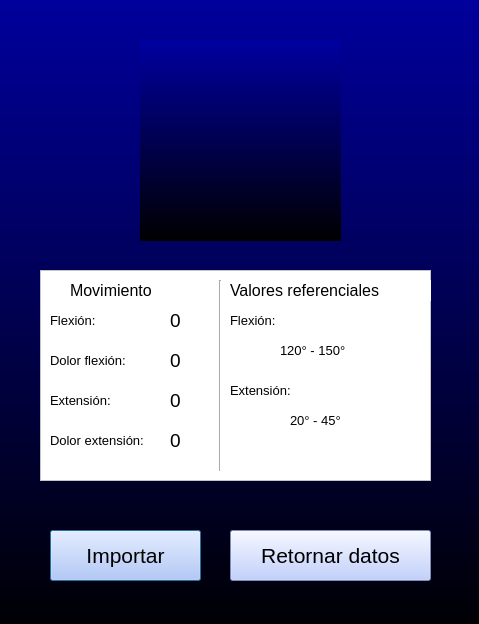
<?xml version="1.0" encoding="UTF-8"?>
<ui version="4.0">
 <class>Dialog</class>
 <widget class="QDialog" name="Dialog">
  <property name="geometry">
   <rect>
    <x>0</x>
    <y>0</y>
    <width>479</width>
    <height>624</height>
   </rect>
  </property>
  <property name="windowTitle">
   <string>Dialog</string>
  </property>
  <property name="styleSheet">
   <string notr="true">background-color: rgb(0, 0, 0);</string>
  </property>
  <widget class="QFrame" name="frame">
   <property name="geometry">
    <rect>
     <x>-30</x>
     <y>-20</y>
     <width>891</width>
     <height>661</height>
    </rect>
   </property>
   <property name="styleSheet">
    <string notr="true">background-color: qlineargradient(spread:repeat, x1:0, y1:0, x2:0, y2:1, stop:0 rgba(0, 0, 161, 255), stop:1 rgba(0, 0, 0, 255));</string>
   </property>
   <property name="frameShape">
    <enum>QFrame::StyledPanel</enum>
   </property>
   <property name="frameShadow">
    <enum>QFrame::Raised</enum>
   </property>
   <widget class="QLabel" name="label">
    <property name="geometry">
     <rect>
      <x>170</x>
      <y>60</y>
      <width>201</width>
      <height>201</height>
     </rect>
    </property>
    <property name="text">
     <string/>
    </property>
    <property name="pixmap">
     <pixmap>Estrella.png</pixmap>
    </property>
   </widget>
   <widget class="QPushButton" name="botonimp">
    <property name="geometry">
     <rect>
      <x>80</x>
      <y>550</y>
      <width>151</width>
      <height>51</height>
     </rect>
    </property>
    <property name="styleSheet">
     <string notr="true">background-color: rgb(176, 195, 255);font-size: 16pt</string>
    </property>
    <property name="text">
     <string>Importar</string>
    </property>
   </widget>
   <widget class="QPushButton" name="botonretorn">
    <property name="geometry">
     <rect>
      <x>260</x>
      <y>550</y>
      <width>201</width>
      <height>51</height>
     </rect>
    </property>
    <property name="styleSheet">
     <string notr="true">background-color: rgb(176, 195, 255);font-size: 16pt</string>
    </property>
    <property name="text">
     <string>Retornar datos</string>
    </property>
   </widget>
   <widget class="QFrame" name="frame_2">
    <property name="geometry">
     <rect>
      <x>70</x>
      <y>290</y>
      <width>391</width>
      <height>211</height>
     </rect>
    </property>
    <property name="styleSheet">
     <string notr="true">background-color:rgb(255, 255, 255)</string>
    </property>
    <property name="frameShape">
     <enum>QFrame::StyledPanel</enum>
    </property>
    <property name="frameShadow">
     <enum>QFrame::Raised</enum>
    </property>
    <widget class="QLabel" name="label_2">
     <property name="geometry">
      <rect>
       <x>30</x>
       <y>10</y>
       <width>131</width>
       <height>21</height>
      </rect>
     </property>
     <property name="styleSheet">
      <string notr="true">font-size: 12pt; source:Aharoni</string>
     </property>
     <property name="text">
      <string>Movimiento</string>
     </property>
    </widget>
    <widget class="Line" name="line">
     <property name="geometry">
      <rect>
       <x>170</x>
       <y>10</y>
       <width>20</width>
       <height>191</height>
      </rect>
     </property>
     <property name="orientation">
      <enum>Qt::Vertical</enum>
     </property>
    </widget>
    <widget class="QLabel" name="label_3">
     <property name="geometry">
      <rect>
       <x>190</x>
       <y>10</y>
       <width>201</width>
       <height>21</height>
      </rect>
     </property>
     <property name="styleSheet">
      <string notr="true">font-size: 12pt; source:Aharoni</string>
     </property>
     <property name="text">
      <string>Valores referenciales</string>
     </property>
    </widget>
    <widget class="QLabel" name="label_4">
     <property name="geometry">
      <rect>
       <x>10</x>
       <y>40</y>
       <width>131</width>
       <height>21</height>
      </rect>
     </property>
     <property name="styleSheet">
      <string notr="true">font-size: 10pt; source:Aharoni</string>
     </property>
     <property name="text">
      <string>Flexión:</string>
     </property>
    </widget>
    <widget class="QLabel" name="label_5">
     <property name="geometry">
      <rect>
       <x>190</x>
       <y>40</y>
       <width>131</width>
       <height>21</height>
      </rect>
     </property>
     <property name="styleSheet">
      <string notr="true">font-size: 10pt; source:Aharoni</string>
     </property>
     <property name="text">
      <string>Flexión:</string>
     </property>
    </widget>
    <widget class="QLabel" name="label_6">
     <property name="geometry">
      <rect>
       <x>10</x>
       <y>120</y>
       <width>131</width>
       <height>21</height>
      </rect>
     </property>
     <property name="styleSheet">
      <string notr="true">font-size: 10pt; source:Aharoni</string>
     </property>
     <property name="text">
      <string>Extensión:</string>
     </property>
    </widget>
    <widget class="QLabel" name="label_7">
     <property name="geometry">
      <rect>
       <x>190</x>
       <y>110</y>
       <width>131</width>
       <height>21</height>
      </rect>
     </property>
     <property name="styleSheet">
      <string notr="true">font-size: 10pt; source:Aharoni</string>
     </property>
     <property name="text">
      <string>Extensión:</string>
     </property>
    </widget>
    <widget class="QLabel" name="label_8">
     <property name="geometry">
      <rect>
       <x>10</x>
       <y>80</y>
       <width>131</width>
       <height>21</height>
      </rect>
     </property>
     <property name="styleSheet">
      <string notr="true">font-size: 10pt; source:Aharoni</string>
     </property>
     <property name="text">
      <string>Dolor flexión:</string>
     </property>
    </widget>
    <widget class="QLabel" name="label_9">
     <property name="geometry">
      <rect>
       <x>10</x>
       <y>160</y>
       <width>131</width>
       <height>21</height>
      </rect>
     </property>
     <property name="styleSheet">
      <string notr="true">font-size: 10pt; source:Aharoni</string>
     </property>
     <property name="text">
      <string>Dolor extensión:</string>
     </property>
    </widget>
    <widget class="QLabel" name="label_10">
     <property name="geometry">
      <rect>
       <x>240</x>
       <y>70</y>
       <width>111</width>
       <height>21</height>
      </rect>
     </property>
     <property name="styleSheet">
      <string notr="true">font-size: 10pt; source:Aharoni</string>
     </property>
     <property name="text">
      <string>120° - 150°</string>
     </property>
    </widget>
    <widget class="QLabel" name="label_11">
     <property name="geometry">
      <rect>
       <x>250</x>
       <y>140</y>
       <width>111</width>
       <height>21</height>
      </rect>
     </property>
     <property name="styleSheet">
      <string notr="true">font-size: 10pt; source:Aharoni</string>
     </property>
     <property name="text">
      <string>20° - 45°</string>
     </property>
    </widget>
    <widget class="QLabel" name="cuadro1">
     <property name="geometry">
      <rect>
       <x>130</x>
       <y>40</y>
       <width>31</width>
       <height>21</height>
      </rect>
     </property>
     <property name="styleSheet">
      <string notr="true">font-size: 14pt; source:Aharoni</string>
     </property>
     <property name="text">
      <string>0</string>
     </property>
    </widget>
    <widget class="QLabel" name="cuadro2">
     <property name="geometry">
      <rect>
       <x>130</x>
       <y>80</y>
       <width>31</width>
       <height>21</height>
      </rect>
     </property>
     <property name="styleSheet">
      <string notr="true">font-size: 14pt; source:Aharoni</string>
     </property>
     <property name="text">
      <string>0</string>
     </property>
    </widget>
    <widget class="QLabel" name="cuadro3">
     <property name="geometry">
      <rect>
       <x>130</x>
       <y>120</y>
       <width>31</width>
       <height>21</height>
      </rect>
     </property>
     <property name="styleSheet">
      <string notr="true">font-size: 14pt; source:Aharoni</string>
     </property>
     <property name="text">
      <string>0</string>
     </property>
    </widget>
    <widget class="QLabel" name="cuadro4">
     <property name="geometry">
      <rect>
       <x>130</x>
       <y>160</y>
       <width>31</width>
       <height>21</height>
      </rect>
     </property>
     <property name="styleSheet">
      <string notr="true">font-size: 14pt; source:Aharoni</string>
     </property>
     <property name="text">
      <string>0</string>
     </property>
    </widget>
   </widget>
  </widget>
 </widget>
 <resources/>
 <connections/>
</ui>
